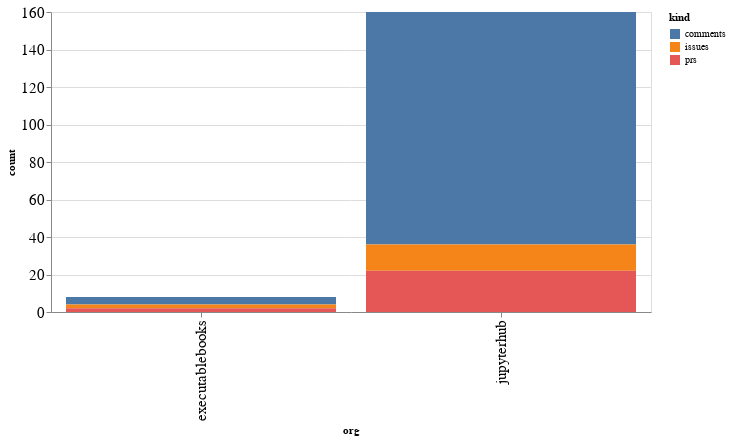

This figure's notebook cell:
### Code cell
alt.Chart(org_summaries, width=600).mark_bar().encode(
    x='org',
    y='count',
    color='kind',
    tooltip="org"
)

### Figure 1 — Vega-Lite specification as saved in the notebook (floating-point values rounded to 4 significant figures)
{"config": {"axisLeft": {"labelFontSize": 15}, "axisBottom": {"labelFontSize": 15}}, "data": {"name": "data-e985820995c3fbbd4466cf0312a64d9f"}, "mark": "bar", "encoding": {"color": {"type": "nominal", "field": "kind"}, "tooltip": {"type": "nominal", "field": "org"}, "x": {"type": "nominal", "field": "org"}, "y": {"type": "quantitative", "field": "count"}}, "width": 600, "$schema": "https://vega.github.io/schema/vega-lite/v4.8.1.json", "datasets": {"data-e985820995c3fbbd4466cf0312a64d9f": [{"org": "executablebooks", "kind": "comments", "count": 4}, {"org": "executablebooks", "kind": "issues", "count": 2}, {"org": "executablebooks", "kind": "prs", "count": 2}, {"org": "jupyterhub", "kind": "comments", "count": 124}, {"org": "jupyterhub", "kind": "issues", "count": 14}, {"org": "jupyterhub", "kind": "prs", "count": 22}]}}
